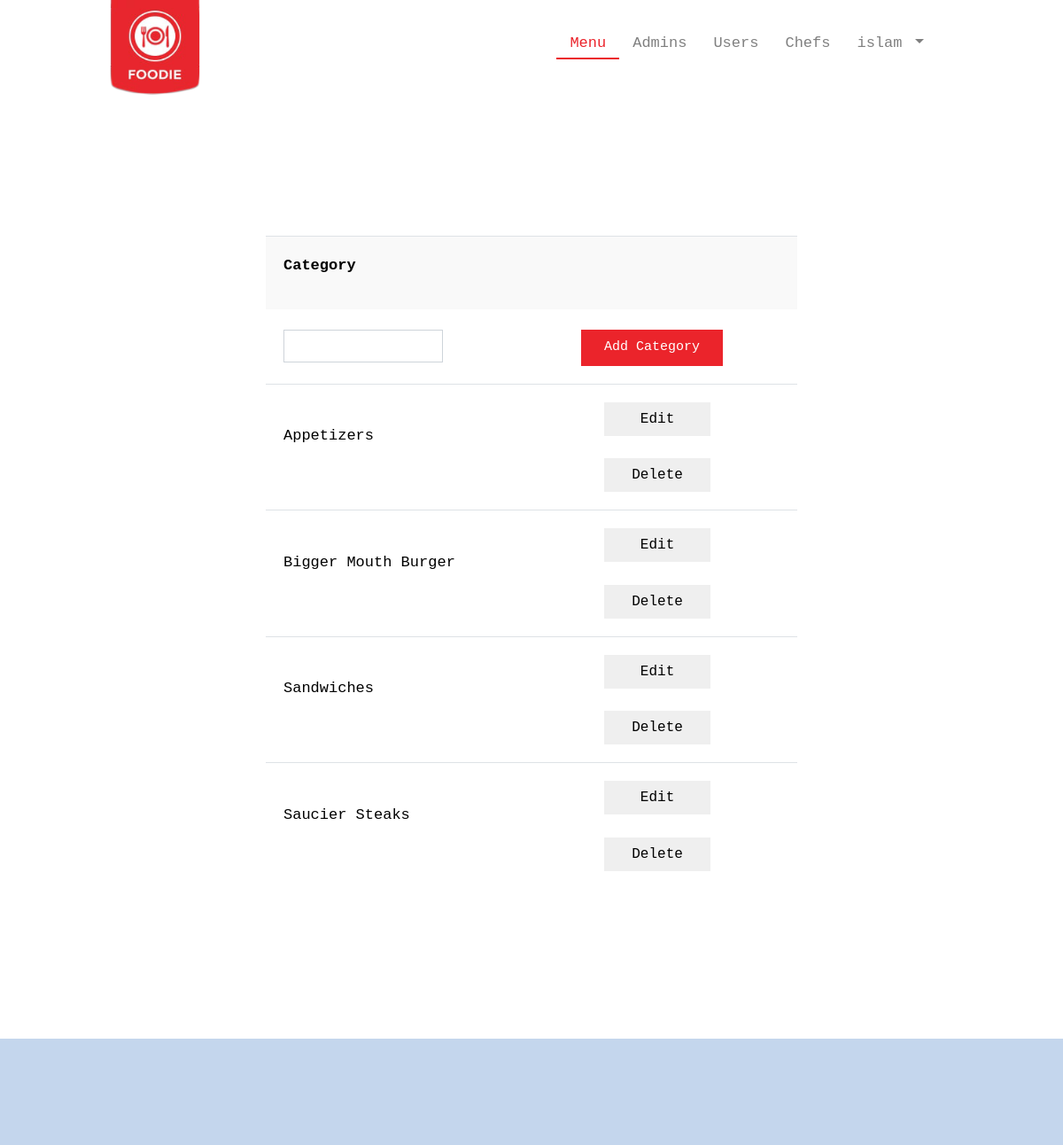
Page /menu.php (signed in) on the committed database.
### tables this page shows
CREATE TABLE `menu` (
  `menuID` int(11) NOT NULL,
  `name` varchar(20) NOT NULL
);

### DB.php (called while the page is built, shortened)
<?php
    class DataBase
    {
        private $pd=null;
        public function __construct($name){
            $this->pd=new PDO("mysql:host=localhost;dbname=$name","root","");
        }
        public function getRows($q,$arg){
            $stm= $this->pd->prepare($q);
            $stm->execute($arg);
            return $stm->fetchAll();
        }
    }
    $db=new DataBase("foodie");
?>

### menu.php (the view, shortened to what this page needs)
<?php
    include("DB.php");
    if ( !isset($_SESSION['sess_user'])){
        header("Location:admin_login.php");
    }else{
        $user=$_SESSION['sess_user'];
    }
?>
<!DOCTYPE html>
<html>
<head>
    <link rel="stylesheet" href="css/bootstrap.css">
    <link rel="stylesheet" href="css/menu/css/rtl.css">
    <link rel="stylesheet" href="css/rtl.css">
    <link rel="stylesheet" href="css/style.css">
</head>
<body>
    <nav class="navbar navbar-expand-lg navbar-light bg-light bglt">
        <img class="navbar-brand" src="images/logo.png">
        <div class="collapse navbar-collapse" id="navbarTogglerDemo02">
            <ul class="navbar-nav ml-auto mt-2 mt-lg-0">
                <li class="nav-item active">
                    <a class="nav-link" href="menu.php">Menu <span class="sr-only">(current)</span></a>
                </li>
                <li class="nav-item ">
                    <a class="nav-link" href="admins.php">Admins <span class="sr-only">(current)</span></a>
                </li>
                <li class="nav-item ">
                    <a class="nav-link" href="users.php">Users <span class="sr-only">(current)</span></a>
                </li>
                <li class="nav-item ">
                    <a class="nav-link" href="chefs.php">Chefs <span class="sr-only">(current)</span></a>
                </li>
                <li class="nav-item ">
                    <a class="nav-link dropdown-toggle" data-toggle="dropdown" aria-haspopup="false" aria-expanded="true">
                        <?php echo $user?>
                    </a>
                </li>
            </ul>
        </div>
    </nav>
    <div align="center">
        <div class="alert">
             </div>
        <table class="table">
            <tr class="quesRow" scope="row">
                <th>
                    <label class="studName"> Category </label>
                </th>
                <th></th>
            </tr>
            <tr class="tr-add">
                <form action="menu.php" method="GET">
                    <td>
                        <div class="countainer">
                            <input name="name"class="additem form-control" type="text">
                        </div>
                    </td>
                    <td>
                        <button type="submit" name="submit" class="orderBtn reserveBtn btn "> Add Category</button>
                    </td>
                </form
            </tr>
            <?php
            $q1="SELECT * FROM `menu`;";
            $rows=$db->getRows($q1,array());
            if(count($rows)>0){
                  $i=1;
                foreach($rows as $row)
                 {
                echo "
                <tr >
                    <td  class='click-row' onclick=\"window.location.href = 'items.php?cat=$row[1]'\">
                        <br>
                        <span id=\"semesterName_$i\">$row[1]</span>
                        <br>
                        <br>
                    </td>
                     </td>
                    <td >
                        <div class=\"row_options\">
                            <button onclick=\"getAjax('$row[0]');\"class=\"editDel btn\" data-toggle=\"modal\" data-target=\"#exampleModalCenter\">
                                Edit
                            </button>
                            <br><br>
                            <button onclick=\"getAjax('$row[0]');\"class=\"editDel btn\" data-toggle=\"modal\" data-target=\"#exampleModalCenterdel\">
                                Delete
                            </button>
                        </div>
                    </td>
                </tr>
                ";
                $i++;
                }
            }
            ?>
        </table>
    </div>
    <br>
    <br>
    <br>
    <br>
    <br>
    <br>
    <nav class=" nav navbar-bottom">
    </nav>
</body>
</html>

### css/menu/css/rtl.css (style rules this page uses)
.navbar-nav > li > a { padding-top: 40px; padding-bottom: 40px; }
.form-control { display: inline-block; width: 220px; }
label { margin-right: 20px; }
.table { max-width: 50%; color: black; margin-top: 70px; }
.click-row, .tr-add { transition: all 0.3s; }
.click-row td, .tr-add td { font-size: 17px; }
.row_options { display: inline-block; margin-left: 25%; }
.studName { display: inline-block; overflow: hidden; max-width: 282px; color:black; }
.table > thead > tr > th, .table > tbody > tr > th, .table > tfoot > tr > th, .table > thead > tr > td, .table > tbody > tr > td, .table > tfoot > tr > td { padding: 20px; }
.quesRow { background-color: #f9f9f9; transition: all 0.3s; border-bottom: 3px solid #fff; }
.navbar-bottom { height: 120px; background-color: #c4d6ed; }

### css/rtl.css (style rules this page uses)
.bglt { background-color: white !important; //border-top: 2px solid #eb242b; height: 70px; }
.navbar-collapse { position: sticky; right: 50%; padding-bottom: 42px; }
.navbar-brand { width: 110px; height: 130px; padding: 0px; margin-top: 20px; position: sticky; left: 10%; }
.navbar-light .navbar-nav .show > .nav-link, .navbar-light .navbar-nav > .nav-link, .navbar-light .navbar-nav .nav-link.show, .navbar-light .navbar-nav .nav-link { padding-left: 15px; padding-right: 15px; margin-top: 35px; padding-bottom: 3px; cursor: pointer; user-select: auto; }
.navbar-light .navbar-nav .show > .nav-link, .navbar-light .navbar-nav .active > .nav-link, .navbar-light .navbar-nav .nav-link.show, .navbar-light .navbar-nav .nav-link.active { color:#eb242b; border-bottom: 2px solid; }
li { background-color: white; }
.form-control { border-radius: 0px; width:180px; font-size: 15px; }
a { color: #515151; }

### css/style.css (style rules this page uses)
body { font-family: monospace; font-size: 17px; }
.reserveBtn { background-color: #eb242b; color:white; padding: 8px 25px; font-size: 15px; border-radius: 0px; transition: all 0.3s; }
.orderBtn { margin-left: 40px; }
.additem { margin-left: 0px; }
.alert { width:40%; margin-top: 100px; z-index: -1 !important; }
.editDel { width: 81px; border-radius: 0px; width:120px; }

### rows in the picture
menu: name "Appetizers"
menu: name "Bigger Mouth Burger"
menu: name "Sandwiches"
menu: name "Saucier Steaks"

### other values in the picture
$user "islam"
